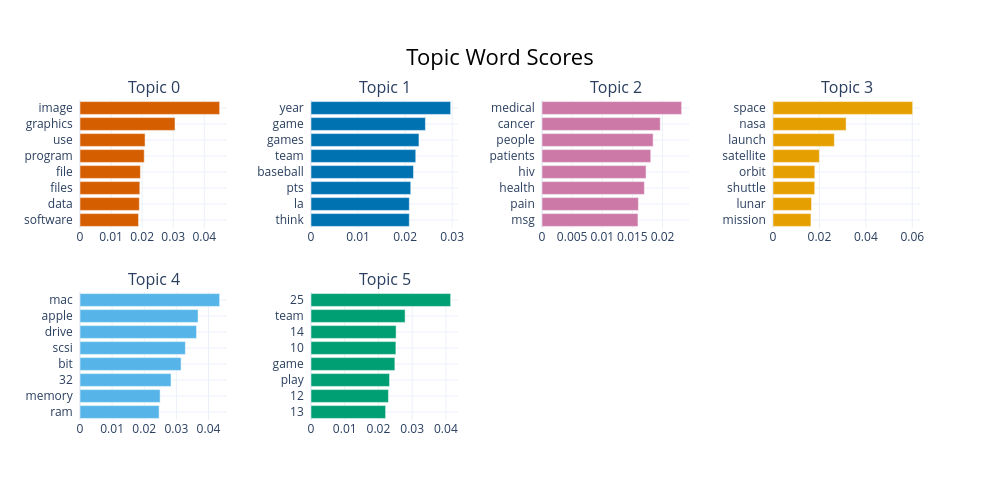
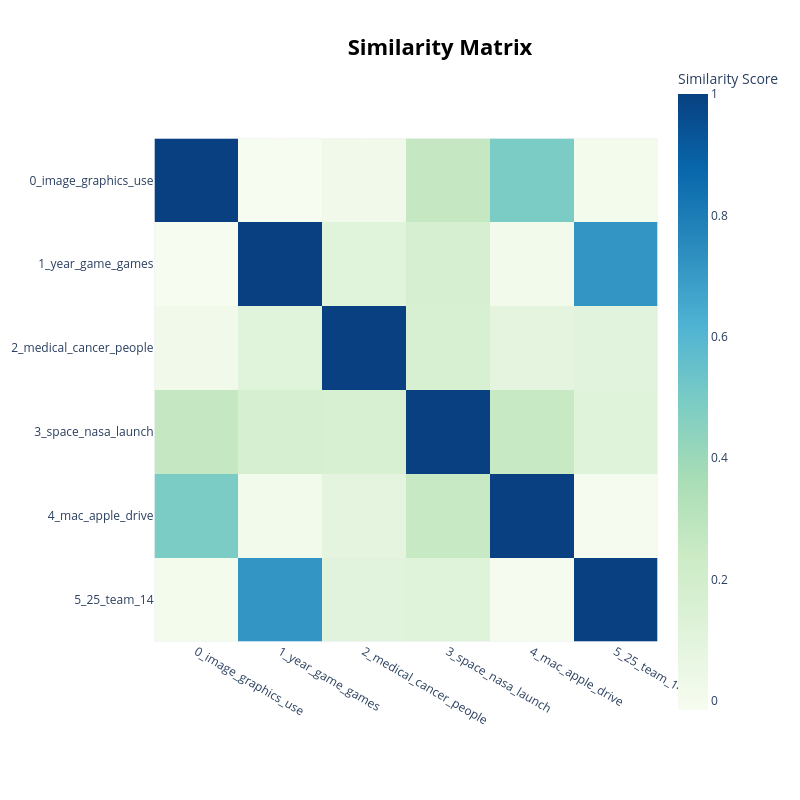

Notebook source saved alongside these figures, in order:
### Markdown cell above
### Interactive BERTopic plots
Use the fixed 2D display coordinates for the document map. Hover to inspect texts. Keyword bar charts show representation scores; they do not show probabilities.

### Code cell
n_bt_topics = len(set(bt_topics)-{-1})
if n_bt_topics:
    topic_model.visualize_barchart(top_n_topics=min(6, n_bt_topics), n_words=8).show()
    topic_model.visualize_documents(docs, reduced_embeddings=display_xy,
                                    hide_annotations=True).show()
else:
    print('No non-noise topics: revisit the clustering settings.')
if n_bt_topics >= 2:
    topic_model.visualize_heatmap().show()

### Figure 1 — Plotly figure (JSON) as saved in the notebook; plotly's stock layout.template omitted (floating-point values rounded to 4 significant figures)
{"data": [{"marker": {"color": "#D55E00"}, "orientation": "h", "type": "bar", "x": [0.01884, 0.0191, 0.01924, 0.01944, 0.02067, 0.02094, 0.03058, 0.04494], "xaxis": "x", "y": ["software  ", "data  ", "files  ", "file  ", "program  ", "use  ", "graphics  ", "image  "], "yaxis": "y"}, {"marker": {"color": "#0072B2"}, "orientation": "h", "type": "bar", "x": [0.02089, 0.02089, 0.0212, 0.02178, 0.02226, 0.02294, 0.02431, 0.02967], "xaxis": "x2", "y": ["think  ", "la  ", "pts  ", "baseball  ", "team  ", "games  ", "game  ", "year  "], "yaxis": "y2"}, {"marker": {"color": "#CC79A7"}, "orientation": "h", "type": "bar", "x": [0.01592, 0.01599, 0.01699, 0.01726, 0.01804, 0.01844, 0.01962, 0.02317], "xaxis": "x3", "y": ["msg  ", "pain  ", "health  ", "hiv  ", "patients  ", "people  ", "cancer  ", "medical  "], "yaxis": "y3"}, {"marker": {"color": "#E69F00"}, "orientation": "h", "type": "bar", "x": [0.01634, 0.0166, 0.01797, 0.01801, 0.01995, 0.02643, 0.03148, 0.06015], "xaxis": "x4", "y": ["mission  ", "lunar  ", "shuttle  ", "orbit  ", "satellite  ", "launch  ", "nasa  ", "space  "], "yaxis": "y4"}, {"marker": {"color": "#56B4E9"}, "orientation": "h", "type": "bar", "x": [0.02462, 0.02494, 0.02833, 0.03146, 0.0328, 0.03628, 0.03675, 0.04347], "xaxis": "x5", "y": ["ram  ", "memory  ", "32  ", "bit  ", "scsi  ", "drive  ", "apple  ", "mac  "], "yaxis": "y5"}, {"marker": {"color": "#009E73"}, "orientation": "h", "type": "bar", "x": [0.02213, 0.02296, 0.02328, 0.02487, 0.02517, 0.02523, 0.02791, 0.04141], "xaxis": "x6", "y": ["13  ", "12  ", "play  ", "game  ", "10  ", "14  ", "team  ", "25  "], "yaxis": "y6"}], "layout": {"annotations": [{"font": {"size": 16}, "showarrow": false, "text": "Topic 0", "x": 0.0875, "xanchor": "center", "xref": "paper", "y": 1, "yanchor": "bottom", "yref": "paper"}, {"font": {"size": 16}, "showarrow": false, "text": "Topic 1", "x": 0.3625, "xanchor": "center", "xref": "paper", "y": 1, "yanchor": "bottom", "yref": "paper"}, {"font": {"size": 16}, "showarrow": false, "text": "Topic 2", "x": 0.6375, "xanchor": "center", "xref": "paper", "y": 1, "yanchor": "bottom", "yref": "paper"}, {"font": {"size": 16}, "showarrow": false, "text": "Topic 3", "x": 0.9125, "xanchor": "center", "xref": "paper", "y": 1, "yanchor": "bottom", "yref": "paper"}, {"font": {"size": 16}, "showarrow": false, "text": "Topic 4", "x": 0.0875, "xanchor": "center", "xref": "paper", "y": 0.4, "yanchor": "bottom", "yref": "paper"}, {"font": {"size": 16}, "showarrow": false, "text": "Topic 5", "x": 0.3625, "xanchor": "center", "xref": "paper", "y": 0.4, "yanchor": "bottom", "yref": "paper"}], "height": 500, "hoverlabel": {"bgcolor": "white", "font": {"family": "Rockwell", "size": 16}}, "showlegend": false, "title": {"font": {"color": "Black", "size": 22}, "text": "Topic Word Scores", "x": 0.5, "xanchor": "center", "yanchor": "top"}, "width": 1000, "xaxis": {"anchor": "y", "domain": [0, 0.175], "showgrid": true}, "xaxis2": {"anchor": "y2", "domain": [0.275, 0.45], "showgrid": true}, "xaxis3": {"anchor": "y3", "domain": [0.55, 0.725], "showgrid": true}, "xaxis4": {"anchor": "y4", "domain": [0.825, 1], "showgrid": true}, "xaxis5": {"anchor": "y5", "domain": [0, 0.175], "showgrid": true}, "xaxis6": {"anchor": "y6", "domain": [0.275, 0.45], "showgrid": true}, "xaxis7": {"anchor": "y7", "domain": [0.55, 0.725], "showgrid": true}, "xaxis8": {"anchor": "y8", "domain": [0.825, 1], "showgrid": true}, "yaxis": {"anchor": "x", "domain": [0.6, 1], "showgrid": true}, "yaxis2": {"anchor": "x2", "domain": [0.6, 1], "showgrid": true}, "yaxis3": {"anchor": "x3", "domain": [0.6, 1], "showgrid": true}, "yaxis4": {"anchor": "x4", "domain": [0.6, 1], "showgrid": true}, "yaxis5": {"anchor": "x5", "domain": [0, 0.4], "showgrid": true}, "yaxis6": {"anchor": "x6", "domain": [0, 0.4], "showgrid": true}, "yaxis7": {"anchor": "x7", "domain": [0, 0.4], "showgrid": true}, "yaxis8": {"anchor": "x8", "domain": [0, 0.4], "showgrid": true}}}

### Figure 2 — Plotly figure (JSON) as saved in the notebook; plotly's stock layout.template omitted (floating-point values rounded to 4 significant figures)
{"data": [{"coloraxis": "coloraxis", "hovertemplate": "x: %{x}<br>y: %{y}<br>Similarity Score: %{z}<extra></extra>", "name": "0", "type": "heatmap", "x": ["0_image_graphics_use", "1_year_game_games", "2_medical_cancer_people", "3_space_nasa_launch", "4_mac_apple_drive", "5_25_team_14"], "xaxis": "x", "y": ["0_image_graphics_use", "1_year_game_games", "2_medical_cancer_people", "3_space_nasa_launch", "4_mac_apple_drive", "5_25_team_14"], "yaxis": "y", "z": [[1.0, -0.01504, 0.02059, 0.2647, 0.4911, 0.005681], [-0.01504, 1.0, 0.1126, 0.1677, 0.01708, 0.7178], [0.02059, 0.1126, 1.0, 0.1613, 0.09231, 0.1057], [0.2647, 0.1677, 0.1613, 1.0, 0.2559, 0.1178], [0.4911, 0.01708, 0.09231, 0.2559, 1, -0.006759], [0.005681, 0.7178, 0.1057, 0.1178, -0.006759, 1.0]]}], "layout": {"coloraxis": {"colorbar": {"title": {"text": "Similarity Score"}}, "colorscale": [[0, "rgb(247,252,240)"], [0.125, "rgb(224,243,219)"], [0.25, "rgb(204,235,197)"], [0.375, "rgb(168,221,181)"], [0.5, "rgb(123,204,196)"], [0.625, "rgb(78,179,211)"], [0.75, "rgb(43,140,190)"], [0.875, "rgb(8,104,172)"], [1, "rgb(8,64,129)"]]}, "height": 800, "hoverlabel": {"bgcolor": "white", "font": {"family": "Rockwell", "size": 16}}, "legend": {"title": {"text": "Trend"}}, "margin": {"t": 60}, "showlegend": true, "title": {"font": {"color": "Black", "size": 22}, "text": "<b>Similarity Matrix</b>", "x": 0.55, "xanchor": "center", "y": 0.95, "yanchor": "top"}, "width": 800, "xaxis": {"anchor": "y", "constrain": "domain", "domain": [0, 1], "scaleanchor": "y"}, "yaxis": {"anchor": "x", "autorange": "reversed", "constrain": "domain", "domain": [0, 1]}}}
